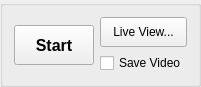
   <widget class="QGroupBox" name="gB_acq">
    <property name="geometry">
     <rect>
      <x>10</x>
      <y>400</y>
      <width>191</width>
      <height>71</height>
     </rect>
    </property>
    <property name="title">
     <string/>
    </property>
    <layout class="QHBoxLayout" name="horizontalLayout_29">
     <item>
      <widget class="QPushButton" name="pB_startAcq">
       <property name="minimumSize">
        <size>
         <width>0</width>
         <height>40</height>
        </size>
       </property>
       <property name="font">
        <font>
         <pointsize>12</pointsize>
         <weight>75</weight>
         <bold>true</bold>
        </font>
       </property>
       <property name="toolTip">
        <string>&lt;html&gt;&lt;head/&gt;&lt;body&gt;&lt;p&gt;&lt;span style=&quot; font-size:8pt; font-weight:400;&quot;&gt;Starts the acquisition when in &lt;/span&gt;&lt;span style=&quot; font-size:8pt;&quot;&gt;Internal mode&lt;/span&gt;&lt;span style=&quot; font-size:8pt; font-weight:400;&quot;&gt; and arms the camera when in &lt;/span&gt;&lt;span style=&quot; font-size:8pt;&quot;&gt;External mode&lt;/span&gt;&lt;span style=&quot; font-size:8pt; font-weight:400;&quot;&gt;.&lt;/span&gt;&lt;/p&gt;&lt;p&gt;&lt;span style=&quot; font-size:8pt; font-weight:400;&quot;&gt;When an acquisition is running, pressing this button will abort and cause all data to be lost.&lt;/span&gt;&lt;/p&gt;&lt;/body&gt;&lt;/html&gt;</string>
       </property>
       <property name="text">
        <string>Start</string>
       </property>
      </widget>
     </item>
     <item>
      <layout class="QVBoxLayout" name="verticalLayout_34">
       <item>
        <widget class="QPushButton" name="pB_liveView">
         <property name="minimumSize">
          <size>
           <width>80</width>
           <height>30</height>
          </size>
         </property>
         <property name="toolTip">
          <string>&lt;html&gt;&lt;head/&gt;&lt;body&gt;&lt;p&gt;Shows the latest acquired frame when in &lt;span style=&quot; font-weight:600;&quot;&gt;Run Till Abort mode&lt;/span&gt;.&lt;/p&gt;&lt;/body&gt;&lt;/html&gt;</string>
         </property>
         <property name="text">
          <string>Live View...</string>
         </property>
        </widget>
       </item>
       <item>
        <widget class="QCheckBox" name="chB_saveVideo">
         <property name="toolTip">
          <string>&lt;html&gt;&lt;head/&gt;&lt;body&gt;&lt;p&gt;Toggles whether to save the data when in &lt;span style=&quot; font-weight:600;&quot;&gt;Run Till Abort mode&lt;/span&gt;.&lt;/p&gt;&lt;/body&gt;&lt;/html&gt;</string>
         </property>
         <property name="text">
          <string>Save Video</string>
         </property>
        </widget>
       </item>
      </layout>
     </item>
    </layout>
   </widget>
